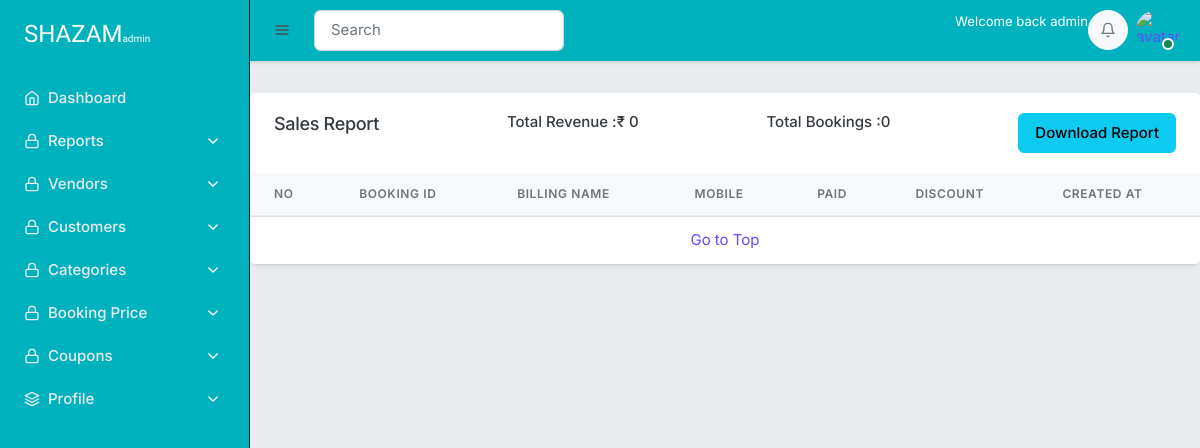
The app's page /superadmin/admin_report, older data.
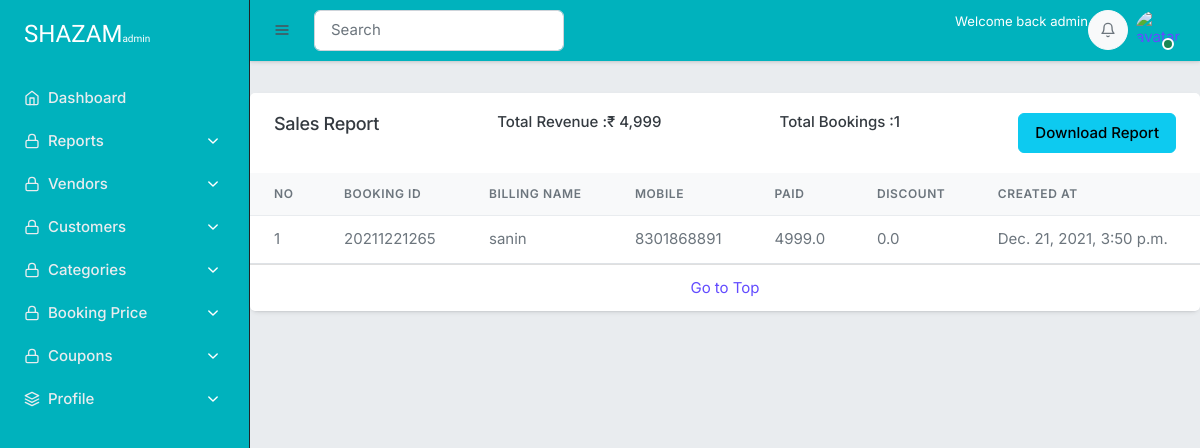
The same page, newer data.
### orders/models.py (models this page shows, shortened)
class Order(models.Model):
    STATUS=(
        ('Offline Verification Stage','Offline Verification Stage'),('Vehicle Delivered','Vehicle Delivered'),('Offline verification Failed','Offline verification Failed'),('Cancelled','Cancelled'),
    )
    PAYMENTS=(
        ('Paypal','Paypal'),
        ('Razorpay','Razorpay')
    )
    user=models.ForeignKey(Account,on_delete=models.SET_NULL,null=True)
    payment=models.ForeignKey(Payments,on_delete=models.SET_NULL,blank=True,null=True)
    full_name=models.CharField(max_length=50)
    address_line_1=models.CharField(max_length=50)
    address_line_2=models.CharField(max_length=50)
    city=models.CharField(max_length=50)
    zip_code=models.BigIntegerField()
    state=models.CharField(max_length=50,null=True)
    country=models.CharField(max_length=50)
    mobile=models.BigIntegerField()
    landmark=models.CharField(max_length=50)
    payment_option=models.CharField(max_length=10, choices=PAYMENTS, null=True,blank=False)
    order_number=models.CharField(max_length=20)
    order_total=models.FloatField(default=1)
    pending_amount=models.BigIntegerField(default=0)
    tax=models.FloatField()
    discount_price=models.FloatField(default=0)
    status=models.CharField(max_length=100,default='Booking Payment pending')
    ip=models.CharField(blank=True,max_length=20)
    is_ordered=models.BooleanField(default=False)
    created_at=models.DateTimeField(auto_now_add=True)
    updated_at=models.DateTimeField(auto_now=True)

### superadmin/views.py (the view)
# urls.py: path('admin_report',views.admin_report,name='admin_report'),
def admin_report(request):
    month=timezone.now().month
    orders=Order.objects.filter(created_at__month=month).order_by('-created_at')
    total_revenue=0
    total_bookings=orders.count()
    for order in orders:
        total_revenue+=order.order_total
    request.session['total_revenue']=total_revenue
    request.session['total_bookings']=total_bookings
    context={
        'orders':orders,
        'total_revenue':total_revenue,
        'total_bookings':total_bookings
    }
    return render(request,'superadmin/report.html',context)

### cart/context_processors.py (called while the page is built, shortened)
def counter(request):
    cart_count=0
    if 'admin' in request.path:
        return {}
    return dict(cart_count=cart_count)

### category/context_processors.py (called while the page is built)
def menu_links(request):
    links=Category.objects.all()
    return dict(all_categories=links)

### templates/superadmin/report.html
{% extends 'superadmin/base.html'%}
{% load static %}
{% load humanize%}
{% block content%}
<div class="row mt-6">
    <div class="col-md-12 col-12">
      <div class="card">
        <div class="card-header bg-white border-bottom-0 py-4 d-flex justify-content-between">
          <div class="">
            <h4 class="mb-0">Sales Report</h4>
          </div>
          <div class="">
            <h5>Total Revenue :₹ {{total_revenue|floatformat:0|intcomma}}</h5>
          </div>
          <div class="">
            <h5>Total Bookings :{{total_bookings|floatformat:0|intcomma}}</h5>
          </div>
          <div class="">
            <a href="{% url 'download_admin_report' %}" style="float: right;" class="btn btn-info">Download Report</a>
          </div>
        </div>
        <div class="table-responsive">
          <table id="example" class="table text-nowrap mb-0">
            <thead class="table-light">
              <tr>
                  <th>No</th>
                <th>Booking ID</th>
                <th>Billing name</th>
                <th>Mobile</th>
                <th>Paid</th>
                <th>Discount</th>
                <th>Created At</th>
              </tr>
            </thead>
            <tbody>
                {% for x in orders %}
              <tr >
                <td>{{forloop.counter}}</td>
                <td class="align-middle">{{x.order_number}}</td>
                <td class="align-middle">{{x.full_name}}</td>
                <td class="align-middle">{{x.mobile}}</td>
                <td class="align-middle">{{x.order_total}}</td>
                <td class="align-middle">{{x.discount_price}}</td>
                <td class="align-middle">{{x.created_at}}</td>
              </tr>
                {% endfor %}
            </tbody>
          </table>
        </div>
        <div class="card-footer bg-white text-center">
          <a href="#">Go to Top</a>
        </div>
      </div>
    </div>
  </div>
{% endblock %}

Row changes from the older to the newer data that the page shows:
added Order: order_number "20211221265", full_name "sanin", mobile "8301868891", order_total "4999.0", discount_price "0.0", created_at "Dec. 21, 2021, 3:50 p.m."
Text that changed along with them:
{{ total_revenue|floatformat:0|intcomma }}: "0" → "4,999"
{{ total_bookings|floatformat:0|intcomma }}: "0" → "1"
